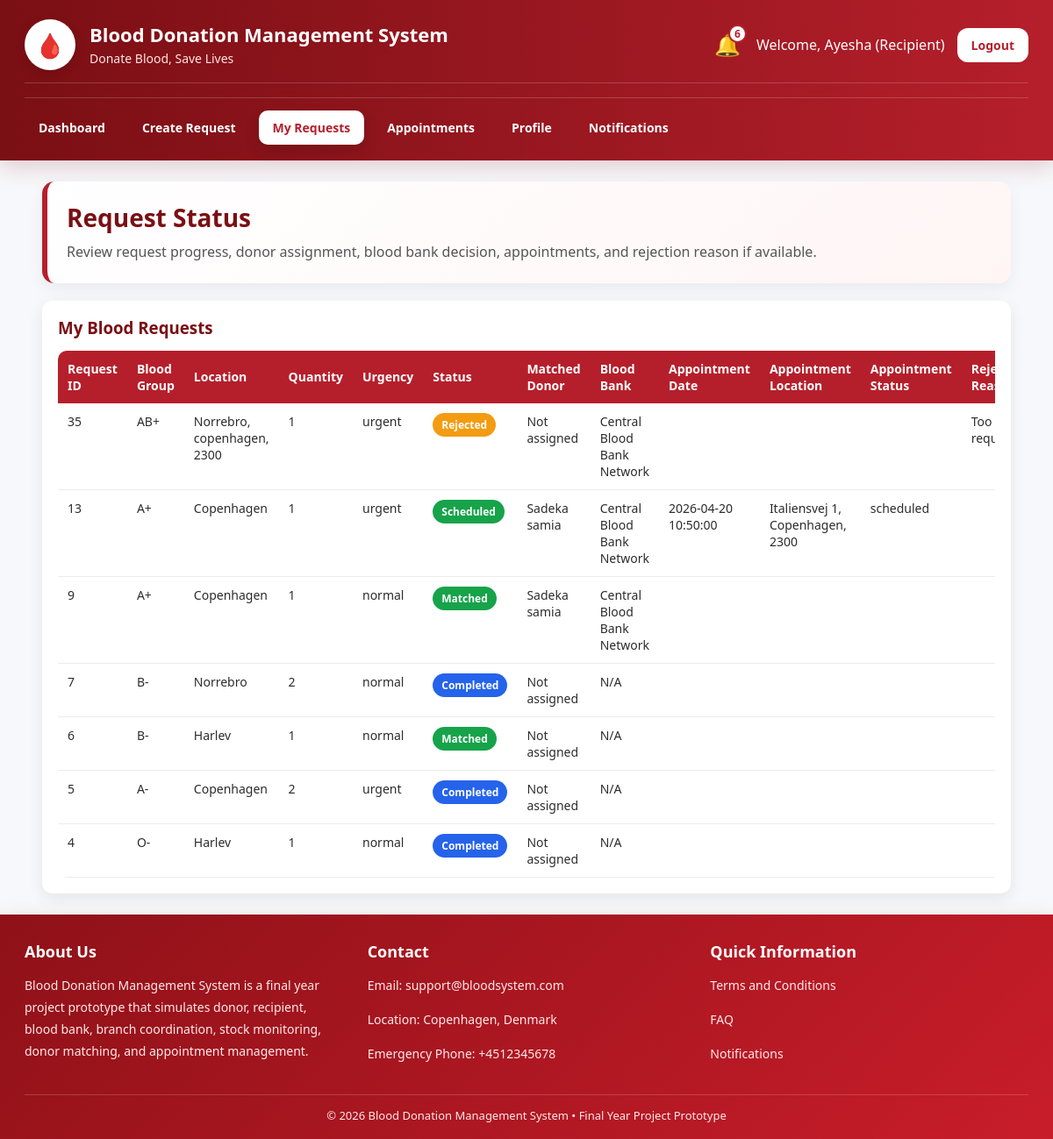
Page /dashboard/recipient_status.php (signed in) on the committed database.
### tables this page shows
CREATE TABLE `blood_requests` (
  `id` int(11) NOT NULL,
  `recipient_id` int(11) DEFAULT NULL,
  `blood_group` varchar(5) NOT NULL,
  `location` varchar(100) NOT NULL,
  `address_line` varchar(255) DEFAULT NULL,
  `city` varchar(100) DEFAULT NULL,
  `zipcode` varchar(20) DEFAULT NULL,
  `quantity` int(11) NOT NULL,
  `urgency` enum('normal','urgent') DEFAULT 'normal',
  `status` enum('pending_review','approved','rejected','matched','scheduled','completed','cancelled') DEFAULT 'pending_review',
  `approved_by` int(11) DEFAULT NULL,
  `matched_donor_id` int(11) DEFAULT NULL,
  `assigned_blood_bank_id` int(11) DEFAULT NULL,
  `approved_at` datetime DEFAULT NULL,
  `rejection_reason` varchar(255) DEFAULT NULL,
  `patient_note` text DEFAULT NULL,
  `created_at` timestamp NOT NULL DEFAULT current_timestamp(),
  `fulfilled_branch_id` int(11) DEFAULT NULL,
  `fulfillment_source` enum('none','stock','donor') DEFAULT 'none',
  `stock_units_used` int(11) DEFAULT 0
);

CREATE TABLE `users` (
  `id` int(11) NOT NULL,
  `name` varchar(100) NOT NULL,
  `email` varchar(100) NOT NULL,
  `contact_number` varchar(20) DEFAULT NULL,
  `address` varchar(255) DEFAULT NULL,
  `date_of_birth` date DEFAULT NULL,
  `weight` decimal(5,2) DEFAULT NULL,
  `password` varchar(255) NOT NULL,
  `role` enum('admin','blood_bank','donor','recipient') NOT NULL,
  `blood_group` varchar(5) DEFAULT NULL,
  `weight_kg` decimal(5,2) DEFAULT NULL,
  `location` varchar(100) DEFAULT NULL,
  `address_line` varchar(255) DEFAULT NULL,
  `city` varchar(100) DEFAULT NULL,
  `zipcode` varchar(20) DEFAULT NULL,
  `institution_name` varchar(150) DEFAULT NULL,
  `availability` enum('available','not_available') DEFAULT 'available',
  `created_at` timestamp NOT NULL DEFAULT current_timestamp(),
  `account_status` enum('active','inactive') DEFAULT 'active',
  `status` enum('active','inactive') NOT NULL DEFAULT 'active',
  `next_eligible_date` date DEFAULT NULL
);

CREATE TABLE `appointments` (
  `id` int(11) NOT NULL,
  `request_id` int(11) NOT NULL,
  `donor_id` int(11) NOT NULL,
  `recipient_id` int(11) NOT NULL,
  `blood_bank_id` int(11) NOT NULL,
  `appointment_date` datetime NOT NULL,
  `appointment_location` varchar(255) NOT NULL,
  `appointment_address` varchar(255) DEFAULT NULL,
  `appointment_city` varchar(100) DEFAULT NULL,
  `appointment_zipcode` varchar(20) DEFAULT NULL,
  `notes` text DEFAULT NULL,
  `status` enum('scheduled','confirmed','declined','completed','cancelled') DEFAULT 'scheduled',
  `created_at` timestamp NOT NULL DEFAULT current_timestamp(),
  `branch_id` int(11) DEFAULT NULL,
  `appointment_type` enum('request_based','stock_donation') DEFAULT 'request_based'
);

### functions/network_helper.php (called while the page is built, shortened)
<?php
function getSystemName(){
    return 'Blood Donation Management System';
}
function getSystemTagline(){
    return 'Donate Blood, Save Lives';
}
function renderFooterTitle(){
    return 'Blood Donation Management System';
}
function renderFooterDescription(){
    return 'Blood Donation Management System is a final year project prototype that simulates donor, recipient, blood bank, branch coordination, stock monitoring, donor matching, and appointment management.';
}
?>

### dashboard/recipient_status.php (the view, shortened to what this page needs)
<?php
include '../config/db.php';
include '../functions/network_helper.php';
$recipient_id = $_SESSION['user_id'];
$notif_stmt = mysqli_prepare($conn, "SELECT COUNT(*) AS total FROM notifications WHERE user_id = ? AND is_read = 0");
mysqli_stmt_bind_param($notif_stmt, "i", $recipient_id);
mysqli_stmt_execute($notif_stmt);
$notif_result = mysqli_stmt_get_result($notif_stmt);
$notif_data = mysqli_fetch_assoc($notif_result);
$notif_count = $notif_data['total'] ?? 0;
$sql = "
    SELECT
        r.*,
        d.name AS donor_name,
        bb.name AS blood_bank_name,
        bb.institution_name,
        a.appointment_date,
        a.appointment_location,
        a.notes AS appointment_notes,
        a.status AS appointment_status
    FROM blood_requests r
    LEFT JOIN users d ON r.matched_donor_id = d.id
    LEFT JOIN users bb ON r.assigned_blood_bank_id = bb.id
    LEFT JOIN appointments a ON r.id = a.request_id
    WHERE r.recipient_id = ?
    ORDER BY r.created_at DESC
";
$stmt = mysqli_prepare($conn, $sql);
mysqli_stmt_bind_param($stmt, "i", $recipient_id);
mysqli_stmt_execute($stmt);
$result = mysqli_stmt_get_result($stmt);
?>
<!DOCTYPE html>
<html>
<head>
    <link rel="stylesheet" href="assets/style.css">
</head>
<body>
<div class="topbar topbar-full">
    <div class="container">
        <div class="topbar-header">
            <div class="topbar-left">
                <div class="logo">🩸</div>
                <div class="brand-text">
                    <h2><?php echo htmlspecialchars(getSystemName()); ?></h2>
                    <p><?php echo htmlspecialchars(getSystemTagline()); ?></p>
                </div>
            </div>
            <div class="topbar-right">
                <a href="notifications.php" class="notify" title="Notifications">
                    🔔
                    <span class="notify-badge"><?php echo $notif_count; ?></span>
                </a>
                <span>Welcome, <?php echo htmlspecialchars($_SESSION['name']); ?> (Recipient)</span>
                <a class="btn btn-logout" href="../auth/logout.php">Logout</a>
            </div>
        </div>
        <div class="topbar-menu">
            <a href="recipient_dashboard.php">Dashboard</a>
            <a href="create_request.php">Create Request</a>
            <a href="recipient_requests.php" class="active">My Requests</a>
            <a href="recipient_appointments.php">Appointments</a>
            <a href="recipient_profile.php">Profile</a>
            <a href="notifications.php">Notifications</a>
        </div>
    </div>
</div>
<div class="container">
    <div class="hero">
        <h1>Request Status</h1>
        <p>Review request progress, donor assignment, blood bank decision, appointments, and rejection reason if available.</p>
    </div>
    <div class="card">
        <h3>My Blood Requests</h3>
        <div class="table-scroll">
            <?php if(mysqli_num_rows($result) > 0){ ?>
                <table>
                    <tr>
                        <th>Request ID</th>
                        <th>Blood Group</th>
                        <th>Location</th>
                        <th>Quantity</th>
                        <th>Urgency</th>
                        <th>Status</th>
                        <th>Matched Donor</th>
                        <th>Blood Bank</th>
                        <th>Appointment Date</th>
                        <th>Appointment Location</th>
                        <th>Appointment Status</th>
                        <th>Rejection Reason</th>
                    </tr>
                    <?php while($row = mysqli_fetch_assoc($result)){ ?>
                        <?php
                        $badgeClass = "badge-pending";
                        if(in_array($row['status'], ['approved','matched','scheduled'])) $badgeClass = "badge-accepted";
                        if($row['status'] == 'completed') $badgeClass = "badge-completed";
                        if(in_array($row['status'], ['rejected','cancelled'])) $badgeClass = "badge-pending";
                        $bloodBankDisplay = $row['institution_name'] ?: $row['blood_bank_name'] ?: 'N/A';
                        ?>
                        <tr>
                            <td><?php echo htmlspecialchars($row['id']); ?></td>
                            <td><?php echo htmlspecialchars($row['blood_group']); ?></td>
                            <td><?php echo htmlspecialchars($row['location'] ?? ""); ?></td>
                            <td><?php echo htmlspecialchars($row['quantity']); ?></td>
                            <td><?php echo htmlspecialchars($row['urgency']); ?></td>
                            <td><span class="badge <?php echo $badgeClass; ?>"><?php echo htmlspecialchars($row['status']); ?></span></td>
                            <td><?php echo htmlspecialchars($row['donor_name'] ?? 'Not assigned'); ?></td>
                            <td><?php echo htmlspecialchars($bloodBankDisplay); ?></td>
                            <td><?php echo htmlspecialchars($row['appointment_date'] ?? ''); ?></td>
                            <td><?php echo htmlspecialchars($row['appointment_location'] ?? ''); ?></td>
                            <td><?php echo htmlspecialchars($row['appointment_status'] ?? ''); ?></td>
                            <td><?php echo htmlspecialchars($row['rejection_reason'] ?? ''); ?></td>
                        </tr>
                    <?php } ?>
                </table>
            <?php } else { ?>
                <p>No requests yet.</p>
            <?php } ?>
        </div>
    </div>
</div>
<div class="site-footer site-footer-full">
    <div class="container">
        <div class="footer-grid">
            <div class="footer-col">
                <h4>About Us</h4>
                <p><?php echo htmlspecialchars(renderFooterDescription()); ?></p>
            </div>
            <div class="footer-col">
                <h4>Contact</h4>
                <p>Email: support@bloodsystem.com</p>
                <p>Location: Copenhagen, Denmark</p>
                <p>Emergency Phone: +4512345678</p>
            </div>
            <div class="footer-col">
                <h4>Quick Information</h4>
                <p><a href="terms.php">Terms and Conditions</a></p>
                <p><a href="faq.php">FAQ</a></p>
                <p><a href="notifications.php">Notifications</a></p>
            </div>
        </div>
        <div class="footer-bottom">
            © 2026 <?php echo htmlspecialchars(renderFooterTitle()); ?> • Final Year Project Prototype
        </div>
    </div>
</div>
</body>
</html>

### rows in the picture
blood_requests: id "35", blood_group "AB+", location "Norrebro, copenhagen, 2300", quantity "1", urgency "urgent", status "Rejected", donor_name "Not assigned", users.institution_name "Central Blood Bank Network", rejection_reason "Too…"
appointments: request "13", request.blood_group "A+", request.location "Copenhagen", request.quantity "1", request.urgency "urgent", request.status "Scheduled", donor.name "Sadeka samia", blood_bank.institution_name "Central Blood Bank Network", appointment_date "2026-04-20 10:50:00", appointment_location "Italiensvej 1, Copenhagen, 2300", status "scheduled"
blood_requests: id "9", blood_group "A+", location "Copenhagen", quantity "1", urgency "normal", status "Matched", users.name "Sadeka samia", users.institution_name "Central Blood Bank Network"
blood_requests: id "7", blood_group "B-", location "Norrebro", quantity "2", urgency "normal", status "Completed", donor_name "Not assigned", bloodBankDisplay "N/A"
blood_requests: id "6", blood_group "B-", location "Harlev", quantity "1", urgency "normal", status "Matched", donor_name "Not assigned", bloodBankDisplay "N/A"
blood_requests: id "5", blood_group "A-", location "Copenhagen", quantity "2", urgency "urgent", status "Completed", donor_name "Not assigned", bloodBankDisplay "N/A"
blood_requests: id "4", blood_group "O-", location "Harlev", quantity "1", urgency "normal", status "Completed", donor_name "Not assigned", bloodBankDisplay "N/A"

### other values in the picture
getSystemName() "Blood Donation Management System"
getSystemTagline() "Donate Blood, Save Lives"
$notif_count "6"
$_SESSION['name'] "Ayesha"
renderFooterDescription() "Blood Donation Management System is a final year project prototype that simulates donor, recipient, blood bank, branch coordination, stock monitoring, donor matching, and appointment management."
renderFooterTitle() "Blood Donation Management System"
